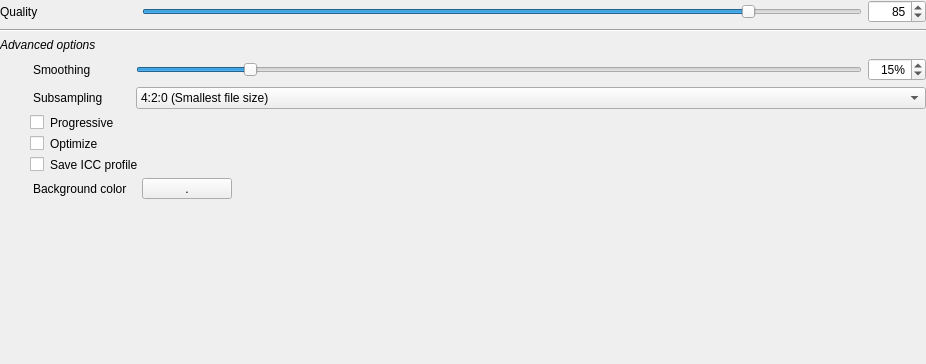
<?xml version="1.0" encoding="UTF-8"?>
<ui version="4.0">
 <class>Form</class>
 <widget class="QWidget" name="Form">
  <property name="geometry">
   <rect>
    <x>0</x>
    <y>0</y>
    <width>926</width>
    <height>364</height>
   </rect>
  </property>
  <property name="windowTitle">
   <string>Form</string>
  </property>
  <layout class="QGridLayout" name="gridLayout">
   <property name="leftMargin">
    <number>0</number>
   </property>
   <property name="topMargin">
    <number>0</number>
   </property>
   <property name="rightMargin">
    <number>0</number>
   </property>
   <property name="bottomMargin">
    <number>0</number>
   </property>
   <item row="0" column="2">
    <widget class="QSlider" name="hsQuality">
     <property name="toolTip">
      <string>&lt;html&gt;&lt;head/&gt;&lt;body&gt;&lt;p&gt;JPEG file format is a lossy format: compression size impact quality of saved image&lt;/p&gt;&lt;p&gt;Smallest value means high compression, smaller file size, lower quality&lt;/p&gt;&lt;p&gt;Highest calue means low compression, bigger file size, better quality&lt;/p&gt;&lt;/body&gt;&lt;/html&gt;</string>
     </property>
     <property name="minimum">
      <number>0</number>
     </property>
     <property name="maximum">
      <number>100</number>
     </property>
     <property name="pageStep">
      <number>10</number>
     </property>
     <property name="value">
      <number>85</number>
     </property>
     <property name="sliderPosition">
      <number>85</number>
     </property>
     <property name="orientation">
      <enum>Qt::Horizontal</enum>
     </property>
     <property name="invertedControls">
      <bool>false</bool>
     </property>
     <property name="tickPosition">
      <enum>QSlider::NoTicks</enum>
     </property>
    </widget>
   </item>
   <item row="0" column="3">
    <widget class="QSpinBox" name="sbQuality">
     <property name="toolTip">
      <string>&lt;html&gt;&lt;head/&gt;&lt;body&gt;&lt;p&gt;JPEG file format is a lossy format: compression size impact quality of saved image&lt;/p&gt;&lt;p&gt;Smallest value means high compression, smaller file size, lower quality&lt;/p&gt;&lt;p&gt;Highest calue means low compression, bigger file size, better quality&lt;/p&gt;&lt;/body&gt;&lt;/html&gt;</string>
     </property>
     <property name="alignment">
      <set>Qt::AlignRight|Qt::AlignTrailing|Qt::AlignVCenter</set>
     </property>
     <property name="minimum">
      <number>1</number>
     </property>
     <property name="maximum">
      <number>100</number>
     </property>
     <property name="value">
      <number>85</number>
     </property>
    </widget>
   </item>
   <item row="0" column="0">
    <widget class="QLabel" name="label">
     <property name="text">
      <string>Quality</string>
     </property>
    </widget>
   </item>
   <item row="5" column="0">
    <widget class="QLabel" name="label_4">
     <property name="styleSheet">
      <string notr="true">padding-left: 30px</string>
     </property>
     <property name="text">
      <string>Smoothing</string>
     </property>
    </widget>
   </item>
   <item row="5" column="3">
    <widget class="QSpinBox" name="sbSmoothing">
     <property name="toolTip">
      <string>&lt;html&gt;&lt;head/&gt;&lt;body&gt;&lt;p&gt;Setting the smoothing option to a non-zero value will smooth out the image slightly.&lt;/p&gt;&lt;p&gt;This reduces fuzzy artifacts from compression, and helps with the compression. &lt;/p&gt;&lt;p&gt;A setting of 10-15% removes a good portion of the artifacts without smearing edges. &lt;/p&gt;&lt;/body&gt;&lt;/html&gt;</string>
     </property>
     <property name="alignment">
      <set>Qt::AlignRight|Qt::AlignTrailing|Qt::AlignVCenter</set>
     </property>
     <property name="suffix">
      <string>%</string>
     </property>
     <property name="prefix">
      <string/>
     </property>
     <property name="maximum">
      <number>100</number>
     </property>
     <property name="value">
      <number>15</number>
     </property>
    </widget>
   </item>
   <item row="9" column="0" colspan="3">
    <widget class="QCheckBox" name="cbSaveICCProfile">
     <property name="toolTip">
      <string>&lt;html&gt;&lt;head/&gt;&lt;body&gt;&lt;p&gt;Save current ICC profile in JPEG file&lt;/p&gt;&lt;/body&gt;&lt;/html&gt;</string>
     </property>
     <property name="styleSheet">
      <string notr="true">padding-left: 30px</string>
     </property>
     <property name="text">
      <string>Save ICC profile</string>
     </property>
    </widget>
   </item>
   <item row="8" column="0">
    <widget class="QCheckBox" name="cbOptimize">
     <property name="toolTip">
      <string>&lt;html&gt;&lt;head/&gt;&lt;body&gt;&lt;p&gt;Optimizes the images table for a gain in compression. Unless speed is a concern, there's no reason to turn it off. &lt;/p&gt;&lt;/body&gt;&lt;/html&gt;</string>
     </property>
     <property name="styleSheet">
      <string notr="true">padding-left: 30px</string>
     </property>
     <property name="text">
      <string>Optimize</string>
     </property>
    </widget>
   </item>
   <item row="5" column="1" colspan="2">
    <widget class="QSlider" name="hsSmoothing">
     <property name="toolTip">
      <string>&lt;html&gt;&lt;head/&gt;&lt;body&gt;&lt;p&gt;Setting the smoothing option to a non-zero value will smooth out the image slightly.&lt;/p&gt;&lt;p&gt;This reduces fuzzy artifacts from compression, and helps with the compression. &lt;/p&gt;&lt;p&gt;A setting of 10-15% removes a good portion of the artifacts without smearing edges. &lt;/p&gt;&lt;/body&gt;&lt;/html&gt;</string>
     </property>
     <property name="maximum">
      <number>100</number>
     </property>
     <property name="value">
      <number>15</number>
     </property>
     <property name="orientation">
      <enum>Qt::Horizontal</enum>
     </property>
    </widget>
   </item>
   <item row="6" column="1" colspan="3">
    <widget class="QComboBox" name="cbxSubsampling">
     <item>
      <property name="text">
       <string>4:2:0 (Smallest file size)</string>
      </property>
     </item>
     <item>
      <property name="text">
       <string>4:2:2</string>
      </property>
     </item>
     <item>
      <property name="text">
       <string>4:4:0</string>
      </property>
     </item>
     <item>
      <property name="text">
       <string>4:4:4 (Best quality)</string>
      </property>
     </item>
    </widget>
   </item>
   <item row="10" column="0">
    <widget class="QLabel" name="label_2">
     <property name="toolTip">
      <string>&lt;html&gt;&lt;head/&gt;&lt;body&gt;&lt;p&gt;As JPEG files can't manage alpha channel, defined color will be used as background color&lt;/p&gt;&lt;/body&gt;&lt;/html&gt;</string>
     </property>
     <property name="styleSheet">
      <string notr="true">padding-left: 30px</string>
     </property>
     <property name="text">
      <string>Background color</string>
     </property>
    </widget>
   </item>
   <item row="4" column="0" colspan="4">
    <widget class="QLabel" name="label_3">
     <property name="font">
      <font>
       <italic>true</italic>
      </font>
     </property>
     <property name="text">
      <string>Advanced options</string>
     </property>
    </widget>
   </item>
   <item row="10" column="2">
    <widget class="WColorButton" name="pbBgColor">
     <property name="maximumSize">
      <size>
       <width>90</width>
       <height>16777215</height>
      </size>
     </property>
     <property name="toolTip">
      <string>When Store alpha channel option is unchecked, for files with alpha channel, defined transparent color will be used as background color</string>
     </property>
     <property name="text">
      <string>.</string>
     </property>
    </widget>
   </item>
   <item row="3" column="0" colspan="4">
    <widget class="Line" name="line">
     <property name="orientation">
      <enum>Qt::Horizontal</enum>
     </property>
    </widget>
   </item>
   <item row="6" column="0">
    <widget class="QLabel" name="label_5">
     <property name="styleSheet">
      <string notr="true">padding-left: 30px</string>
     </property>
     <property name="text">
      <string>Subsampling</string>
     </property>
    </widget>
   </item>
   <item row="11" column="0">
    <spacer name="verticalSpacer">
     <property name="orientation">
      <enum>Qt::Vertical</enum>
     </property>
     <property name="sizeHint" stdset="0">
      <size>
       <width>20</width>
       <height>40</height>
      </size>
     </property>
    </spacer>
   </item>
   <item row="7" column="0">
    <widget class="QCheckBox" name="cbProgressive">
     <property name="toolTip">
      <string>&lt;html&gt;&lt;head/&gt;&lt;body&gt;&lt;p&gt;Use progressive when publishing on internet&lt;/p&gt;&lt;p&gt;For low bandwidth connection, this option allows browsers to load an early degraded version of the whole image as soon as possible and then progressively renders the image during loading&lt;/p&gt;&lt;/body&gt;&lt;/html&gt;</string>
     </property>
     <property name="styleSheet">
      <string notr="true">padding-left: 30px</string>
     </property>
     <property name="text">
      <string>Progressive</string>
     </property>
    </widget>
   </item>
  </layout>
 </widget>
 <customwidgets>
  <customwidget>
   <class>WColorButton</class>
   <extends>QToolButton</extends>
   <header>bulicommander.pktk.widgets.wcolorbutton</header>
  </customwidget>
 </customwidgets>
 <resources/>
 <connections>
  <connection>
   <sender>hsQuality</sender>
   <signal>valueChanged(int)</signal>
   <receiver>sbQuality</receiver>
   <slot>setValue(int)</slot>
   <hints>
    <hint type="sourcelabel">
     <x>696</x>
     <y>14</y>
    </hint>
    <hint type="destinationlabel">
     <x>876</x>
     <y>20</y>
    </hint>
   </hints>
  </connection>
  <connection>
   <sender>sbQuality</sender>
   <signal>valueChanged(int)</signal>
   <receiver>hsQuality</receiver>
   <slot>setValue(int)</slot>
   <hints>
    <hint type="sourcelabel">
     <x>878</x>
     <y>21</y>
    </hint>
    <hint type="destinationlabel">
     <x>806</x>
     <y>19</y>
    </hint>
   </hints>
  </connection>
  <connection>
   <sender>hsSmoothing</sender>
   <signal>valueChanged(int)</signal>
   <receiver>sbSmoothing</receiver>
   <slot>setValue(int)</slot>
   <hints>
    <hint type="sourcelabel">
     <x>721</x>
     <y>163</y>
    </hint>
    <hint type="destinationlabel">
     <x>879</x>
     <y>162</y>
    </hint>
   </hints>
  </connection>
  <connection>
   <sender>sbSmoothing</sender>
   <signal>valueChanged(int)</signal>
   <receiver>hsSmoothing</receiver>
   <slot>setValue(int)</slot>
   <hints>
    <hint type="sourcelabel">
     <x>897</x>
     <y>164</y>
    </hint>
    <hint type="destinationlabel">
     <x>702</x>
     <y>162</y>
    </hint>
   </hints>
  </connection>
 </connections>
</ui>
